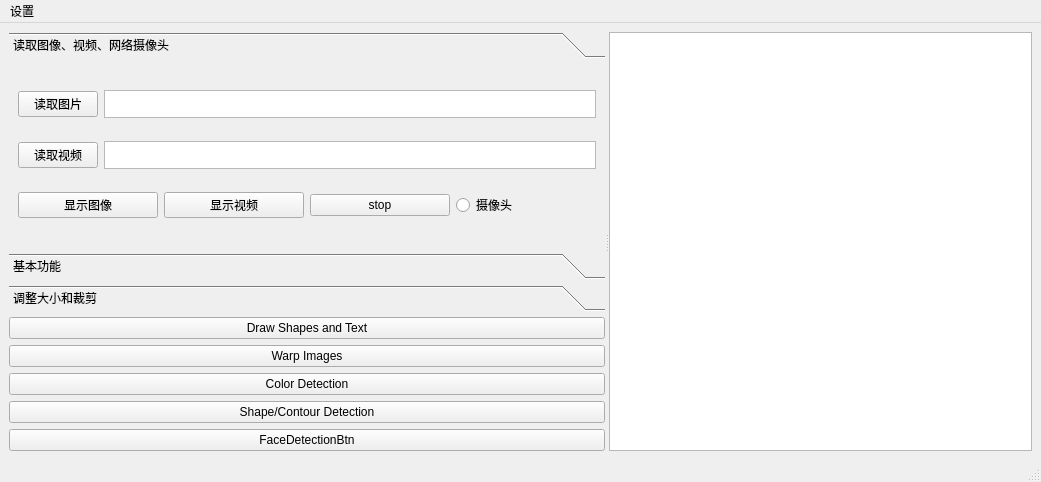
<?xml version="1.0" encoding="UTF-8"?>
<ui version="4.0">
 <class>MainWindow</class>
 <widget class="QMainWindow" name="MainWindow">
  <property name="geometry">
   <rect>
    <x>0</x>
    <y>0</y>
    <width>1041</width>
    <height>482</height>
   </rect>
  </property>
  <property name="windowTitle">
   <string>MainWindow</string>
  </property>
  <widget class="QWidget" name="centralwidget">
   <layout class="QVBoxLayout" name="verticalLayout_5">
    <item>
     <widget class="QSplitter" name="splitter">
      <property name="orientation">
       <enum>Qt::Horizontal</enum>
      </property>
      <widget class="QWidget" name="">
       <layout class="QVBoxLayout" name="verticalLayout_4">
        <item>
         <widget class="QToolBox" name="toolBox">
          <property name="currentIndex">
           <number>0</number>
          </property>
          <widget class="QWidget" name="page">
           <property name="geometry">
            <rect>
             <x>0</x>
             <y>0</y>
             <width>614</width>
             <height>132</height>
            </rect>
           </property>
           <property name="maximumSize">
            <size>
             <width>16777215</width>
             <height>200</height>
            </size>
           </property>
           <attribute name="label">
            <string>读取图像、视频、网络摄像头</string>
           </attribute>
           <layout class="QVBoxLayout" name="verticalLayout">
            <item>
             <layout class="QHBoxLayout" name="horizontalLayout">
              <item>
               <widget class="QPushButton" name="ImageChooseBtn">
                <property name="text">
                 <string>读取图片</string>
                </property>
               </widget>
              </item>
              <item>
               <widget class="QTextEdit" name="ImagePathEdit">
                <property name="maximumSize">
                 <size>
                  <width>16777215</width>
                  <height>28</height>
                 </size>
                </property>
               </widget>
              </item>
             </layout>
            </item>
            <item>
             <layout class="QHBoxLayout" name="horizontalLayout_3">
              <item>
               <widget class="QPushButton" name="VideoChooseBtn">
                <property name="text">
                 <string>读取视频</string>
                </property>
               </widget>
              </item>
              <item>
               <widget class="QTextEdit" name="VideoPathEdit">
                <property name="maximumSize">
                 <size>
                  <width>16777215</width>
                  <height>28</height>
                 </size>
                </property>
               </widget>
              </item>
             </layout>
            </item>
            <item>
             <layout class="QHBoxLayout" name="horizontalLayout_4">
              <item>
               <widget class="QPushButton" name="ShowImageBtn">
                <property name="text">
                 <string>显示图像</string>
                </property>
               </widget>
              </item>
              <item>
               <widget class="QPushButton" name="ShowVideoBtn">
                <property name="text">
                 <string>显示视频</string>
                </property>
               </widget>
              </item>
              <item>
               <widget class="QPushButton" name="stopBtn">
                <property name="text">
                 <string>stop</string>
                </property>
               </widget>
              </item>
              <item>
               <widget class="QRadioButton" name="radioButton">
                <property name="text">
                 <string>摄像头</string>
                </property>
               </widget>
              </item>
             </layout>
            </item>
           </layout>
          </widget>
          <widget class="QWidget" name="page_2">
           <property name="geometry">
            <rect>
             <x>0</x>
             <y>0</y>
             <width>614</width>
             <height>132</height>
            </rect>
           </property>
           <attribute name="label">
            <string>基本功能</string>
           </attribute>
           <layout class="QVBoxLayout" name="verticalLayout_2">
            <item>
             <layout class="QHBoxLayout" name="horizontalLayout_7">
              <item>
               <widget class="QPushButton" name="cvtColorBtn">
                <property name="text">
                 <string>灰度化</string>
                </property>
               </widget>
              </item>
              <item>
               <widget class="QPushButton" name="dilateBtn">
                <property name="text">
                 <string>膨胀</string>
                </property>
               </widget>
              </item>
              <item>
               <widget class="QPushButton" name="erodeBtn">
                <property name="text">
                 <string>腐蚀</string>
                </property>
               </widget>
              </item>
             </layout>
            </item>
            <item>
             <layout class="QHBoxLayout" name="horizontalLayout_5">
              <item>
               <widget class="QPushButton" name="GaussianBlurBtn">
                <property name="text">
                 <string>高斯模糊</string>
                </property>
               </widget>
              </item>
              <item>
               <widget class="QLabel" name="ksizeLab">
                <property name="text">
                 <string>ksize：</string>
                </property>
               </widget>
              </item>
              <item>
               <widget class="QSpinBox" name="Gx">
                <property name="specialValueText">
                 <string>7</string>
                </property>
               </widget>
              </item>
              <item>
               <widget class="QSpinBox" name="Gy">
                <property name="specialValueText">
                 <string>7</string>
                </property>
               </widget>
              </item>
              <item>
               <widget class="QLabel" name="sigmaLab">
                <property name="text">
                 <string>sigmax/y：</string>
                </property>
               </widget>
              </item>
              <item>
               <widget class="QSpinBox" name="sigmaX">
                <property name="specialValueText">
                 <string>5</string>
                </property>
               </widget>
              </item>
              <item>
               <widget class="QSpinBox" name="sigmaY"/>
              </item>
             </layout>
            </item>
            <item>
             <layout class="QHBoxLayout" name="horizontalLayout_6">
              <item>
               <widget class="QPushButton" name="CannyBtn">
                <property name="text">
                 <string>边缘检测</string>
                </property>
               </widget>
              </item>
              <item>
               <widget class="QLabel" name="threshold1Lab">
                <property name="text">
                 <string>threshold1：</string>
                </property>
               </widget>
              </item>
              <item>
               <widget class="QDoubleSpinBox" name="threshold1">
                <property name="specialValueText">
                 <string>25</string>
                </property>
               </widget>
              </item>
              <item>
               <widget class="QLabel" name="threshold2Lab">
                <property name="text">
                 <string>threshold2：</string>
                </property>
               </widget>
              </item>
              <item>
               <widget class="QDoubleSpinBox" name="threshold2">
                <property name="specialValueText">
                 <string>75</string>
                </property>
               </widget>
              </item>
             </layout>
            </item>
           </layout>
          </widget>
          <widget class="QWidget" name="page_3">
           <property name="geometry">
            <rect>
             <x>0</x>
             <y>0</y>
             <width>614</width>
             <height>132</height>
            </rect>
           </property>
           <attribute name="label">
            <string>调整大小和裁剪</string>
           </attribute>
           <layout class="QVBoxLayout" name="verticalLayout_3">
            <item>
             <layout class="QHBoxLayout" name="horizontalLayout_8">
              <item>
               <widget class="QPushButton" name="rShowBtn">
                <property name="text">
                 <string>show</string>
                </property>
               </widget>
              </item>
              <item>
               <widget class="QLabel" name="currentSizeLab">
                <property name="text">
                 <string>当前大小：</string>
                </property>
               </widget>
              </item>
             </layout>
            </item>
            <item>
             <layout class="QHBoxLayout" name="horizontalLayout_9">
              <item>
               <widget class="QPushButton" name="resizeBtn">
                <property name="text">
                 <string>调整大小</string>
                </property>
               </widget>
              </item>
              <item>
               <widget class="QLabel" name="widthLab">
                <property name="text">
                 <string>宽度：</string>
                </property>
               </widget>
              </item>
              <item>
               <widget class="QSpinBox" name="reWidthSBox">
                <property name="minimum">
                 <number>0</number>
                </property>
                <property name="maximum">
                 <number>10000</number>
                </property>
                <property name="value">
                 <number>0</number>
                </property>
               </widget>
              </item>
              <item>
               <widget class="QLabel" name="heightLab">
                <property name="text">
                 <string>高度：</string>
                </property>
               </widget>
              </item>
              <item>
               <widget class="QSpinBox" name="reHeightSBox">
                <property name="minimum">
                 <number>0</number>
                </property>
                <property name="maximum">
                 <number>10000</number>
                </property>
                <property name="value">
                 <number>0</number>
                </property>
               </widget>
              </item>
              <item>
               <widget class="QLabel" name="ScaleXLab">
                <property name="text">
                 <string>缩放X：</string>
                </property>
               </widget>
              </item>
              <item>
               <widget class="QDoubleSpinBox" name="ScaleX">
                <property name="decimals">
                 <number>1</number>
                </property>
                <property name="maximum">
                 <double>10.000000000000000</double>
                </property>
                <property name="value">
                 <double>0.500000000000000</double>
                </property>
               </widget>
              </item>
              <item>
               <widget class="QLabel" name="ScaleYLab">
                <property name="text">
                 <string>缩放Y：</string>
                </property>
               </widget>
              </item>
              <item>
               <widget class="QDoubleSpinBox" name="ScaleY">
                <property name="decimals">
                 <number>1</number>
                </property>
                <property name="minimum">
                 <double>0.000000000000000</double>
                </property>
                <property name="maximum">
                 <double>10.000000000000000</double>
                </property>
                <property name="value">
                 <double>0.500000000000000</double>
                </property>
               </widget>
              </item>
             </layout>
            </item>
            <item>
             <layout class="QHBoxLayout" name="horizontalLayout_10">
              <item>
               <widget class="QPushButton" name="CropBtn">
                <property name="text">
                 <string>裁剪</string>
                </property>
               </widget>
              </item>
              <item>
               <widget class="QLabel" name="CropXlab">
                <property name="text">
                 <string>x：</string>
                </property>
               </widget>
              </item>
              <item>
               <widget class="QSpinBox" name="CropXSBox">
                <property name="maximum">
                 <number>10000</number>
                </property>
                <property name="value">
                 <number>200</number>
                </property>
               </widget>
              </item>
              <item>
               <widget class="QLabel" name="CropYlab">
                <property name="text">
                 <string>y：</string>
                </property>
               </widget>
              </item>
              <item>
               <widget class="QSpinBox" name="CropYSBox">
                <property name="maximum">
                 <number>10000</number>
                </property>
                <property name="value">
                 <number>100</number>
                </property>
               </widget>
              </item>
              <item>
               <widget class="QLabel" name="CropWidth">
                <property name="text">
                 <string>width：</string>
                </property>
               </widget>
              </item>
              <item>
               <widget class="QSpinBox" name="CropWidthSBox">
                <property name="minimum">
                 <number>1</number>
                </property>
                <property name="maximum">
                 <number>10000</number>
                </property>
                <property name="value">
                 <number>300</number>
                </property>
               </widget>
              </item>
              <item>
               <widget class="QLabel" name="CropHeight">
                <property name="text">
                 <string>height：</string>
                </property>
               </widget>
              </item>
              <item>
               <widget class="QSpinBox" name="CropHeightSBox">
                <property name="minimum">
                 <number>1</number>
                </property>
                <property name="maximum">
                 <number>10000</number>
                </property>
                <property name="value">
                 <number>300</number>
                </property>
               </widget>
              </item>
             </layout>
            </item>
           </layout>
          </widget>
         </widget>
        </item>
        <item>
         <widget class="QPushButton" name="DrawShapesAndTextBtn">
          <property name="text">
           <string>Draw Shapes and Text</string>
          </property>
         </widget>
        </item>
        <item>
         <widget class="QPushButton" name="WarpImagesBtn">
          <property name="text">
           <string>Warp Images</string>
          </property>
         </widget>
        </item>
        <item>
         <widget class="QPushButton" name="ColorDetectionBtn">
          <property name="text">
           <string>Color Detection</string>
          </property>
         </widget>
        </item>
        <item>
         <widget class="QPushButton" name="ShapeContourDetectionBtn">
          <property name="text">
           <string>Shape/Contour Detection</string>
          </property>
         </widget>
        </item>
        <item>
         <widget class="QPushButton" name="FaceDetectionBtn">
          <property name="text">
           <string>FaceDetectionBtn</string>
          </property>
         </widget>
        </item>
       </layout>
      </widget>
      <widget class="QGraphicsView" name="graphicsView"/>
     </widget>
    </item>
   </layout>
  </widget>
  <widget class="QMenuBar" name="menubar">
   <property name="geometry">
    <rect>
     <x>0</x>
     <y>0</y>
     <width>1041</width>
     <height>25</height>
    </rect>
   </property>
   <widget class="QMenu" name="menu">
    <property name="title">
     <string>设置</string>
    </property>
    <addaction name="startAct"/>
    <addaction name="closeAct"/>
   </widget>
   <addaction name="menu"/>
  </widget>
  <widget class="QStatusBar" name="statusbar"/>
  <action name="startAct">
   <property name="text">
    <string>开始</string>
   </property>
   <property name="menuRole">
    <enum>QAction::NoRole</enum>
   </property>
  </action>
  <action name="closeAct">
   <property name="text">
    <string>关闭</string>
   </property>
   <property name="menuRole">
    <enum>QAction::NoRole</enum>
   </property>
  </action>
 </widget>
 <resources/>
 <connections/>
</ui>
